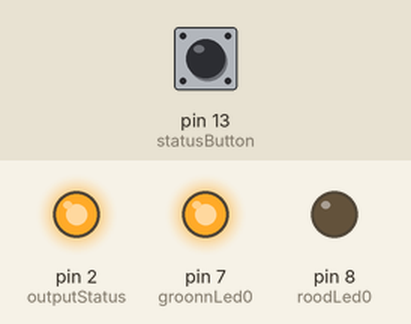
This sketch was run on a simulated Arduino Uno, built with avr-gcc and run on an emulated ATmega328P. Shown: output pins drawn as LEDs (lit = HIGH). Dashed ring = blinking. The inputs (shaded band) are chosen by the test bench; at power-on: pin 13 (statusButton) LOW.

Above: at 1.2 s.
1.3 s: pin 13 (statusButton) pulled HIGH for 1 s
At 2.9 s:
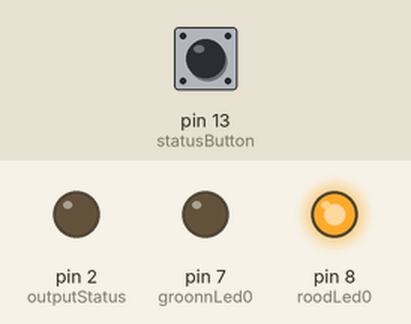
3.8 s: pin 13 (statusButton) pulled HIGH for 3.2 s
At 4.3 s:
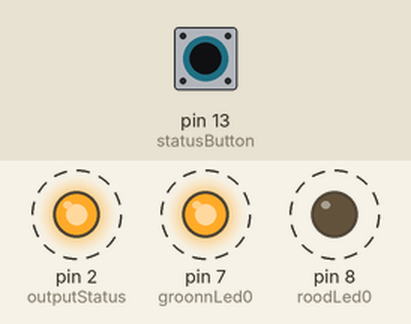
Timing chart, 0 to 8.5 s (numbered marks = the images above; inputs shaded):
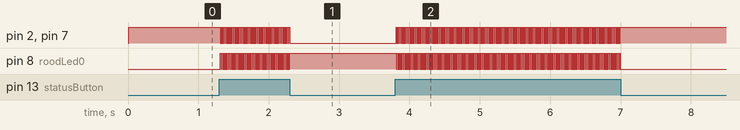

The sketch:

BesoksBuddyLite.ino
```cpp
const int groonnLed0 = 7; //Definerer dPins til forskjellige komponenter
const int roodLed0 = 8;

const int outputStatus = 2;

const int statusButton = 13;
int statusState = 0;
int buttonState;

int val1;                        // variable for reading the pin status
int val2;                       // variable for reading the delayed status
int Mode = 0;

void setup() {
  Serial.begin(9600); // Initialize serial communications with the PC
  pinMode(roodLed0, OUTPUT); //Setter I/O
  pinMode(groonnLed0, OUTPUT);
  pinMode(statusButton, INPUT);
  pinMode(outputStatus, OUTPUT);


  digitalWrite(roodLed0, LOW); //LEDer lyser under setup for aa sjekke at de fungerer
  digitalWrite(groonnLed0, HIGH);
}

void loop() {
  val1 = digitalRead(statusButton);      // read input value and store it in val
  delay(10);                         // 10 milliseconds is a good amount of time
  val2 = digitalRead(statusButton);
  // read the input again to check for bounces
  if (val1 == val2) {                 // make sure we got 2 consistant readings!
    if (val1 == HIGH) {                // check if the button is pressed
      if (Mode == 0) {
        Mode = 1;
      } else {
        if (Mode == 1) {
          Mode = 0;
        }
      }
    }               // save the new state in our variable
  }

  if (Mode == 0) { // all-off
    digitalWrite(roodLed0, LOW);
    digitalWrite(groonnLed0, HIGH);
    digitalWrite(outputStatus, HIGH);
  }

  if (Mode == 1) {
    digitalWrite(roodLed0, HIGH);
    digitalWrite(groonnLed0, LOW);
    digitalWrite(outputStatus, LOW);
  }
}
```

Measured:
- after the input at 1.3 s, pin 2 (outputStatus), pin 7 (groonnLed0): alternates HIGH for 0.01 s and LOW for 0.01 s, 99 changes in all, then stays LOW, starting at once; pin 8 (roodLed0): alternates HIGH for 0.01 s and LOW for 0.01 s, 99 changes in all, then stays HIGH, starting at once
- after the input at 3.8 s, pin 2 (outputStatus), pin 7 (groonnLed0): alternates HIGH for 0.01 s and LOW for 0.01 s, 319 changes in all, then stays HIGH, starting at once; pin 8 (roodLed0): alternates HIGH for 0.01 s and LOW for 0.01 s, 319 changes in all, then stays LOW, starting at once
